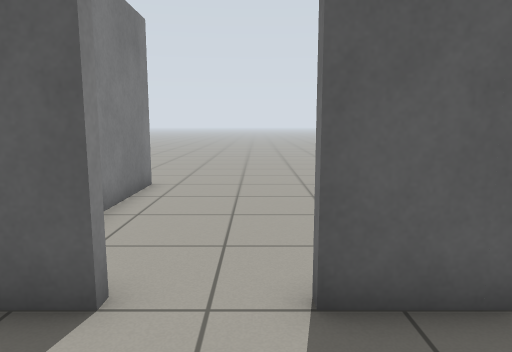
[1] (above)

20 first-person views from a walk through a robot-simulator world made for Gazebo. The camera is 0.94 m above the floor, tilts 8° down and sees 70° across. The floor is counted in squares, 0.5 m on a side. Each view is taken from the middle of a square. On the plan, view 1 faces up. The plan holds only what a view shows up to about 18 squares ahead; the rest is blank. Some stock models are drawn as simple stand-ins.

[2]
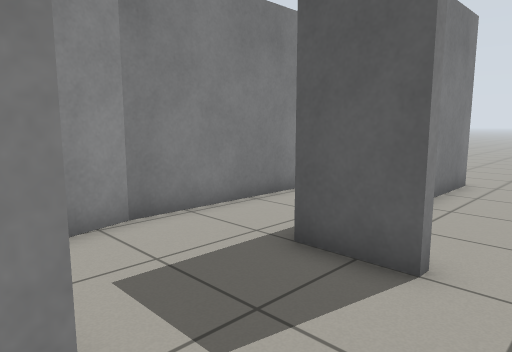

[3]
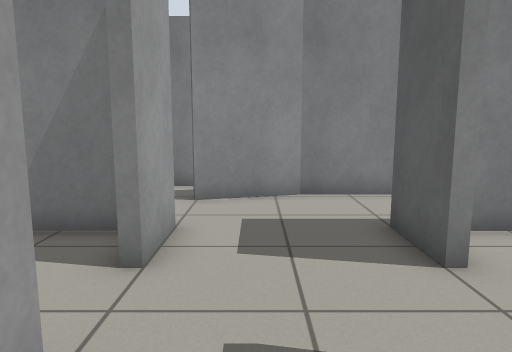

[4]
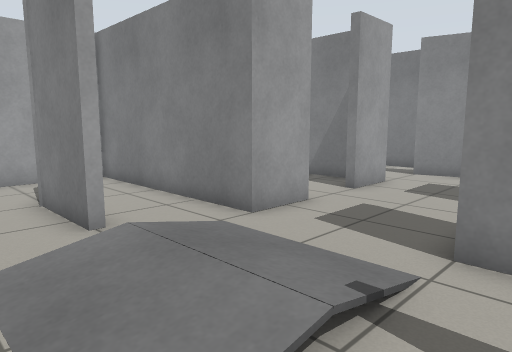

[5]
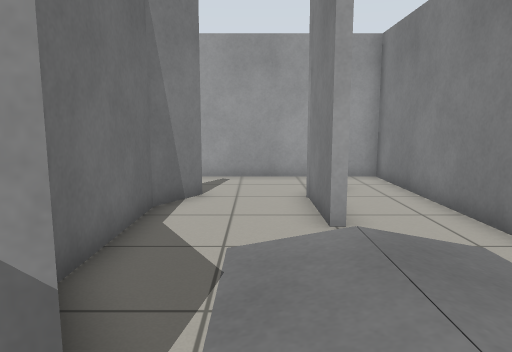

[6]
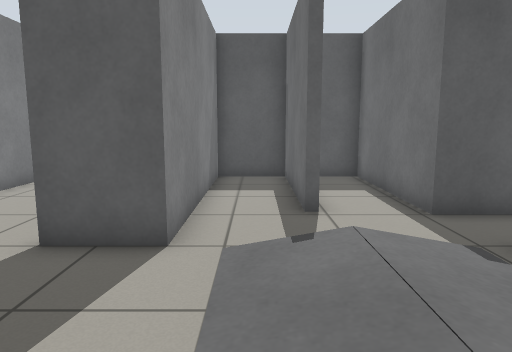

[7]
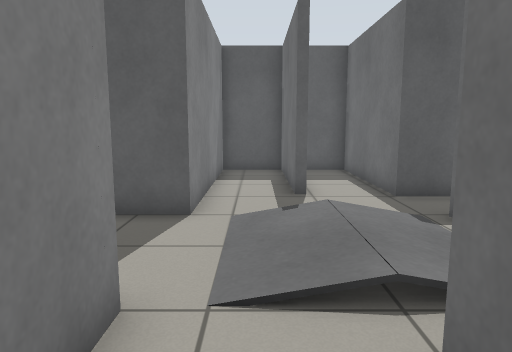

[8]
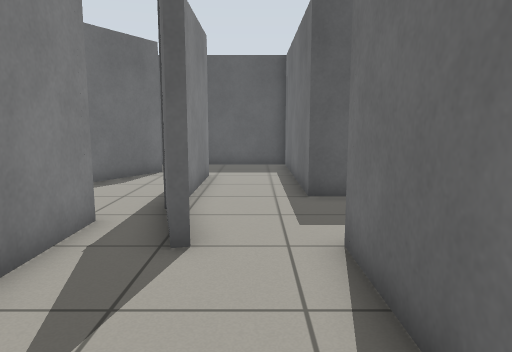

[9]
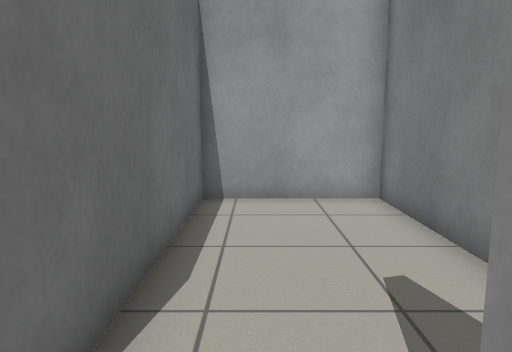

[10]
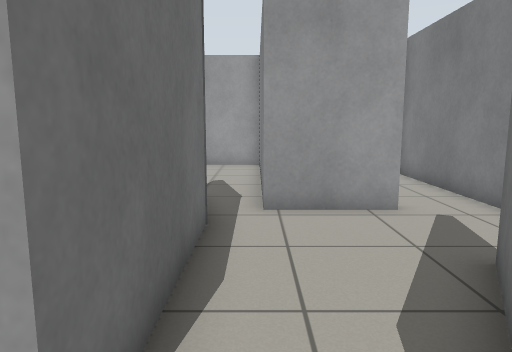

[11]
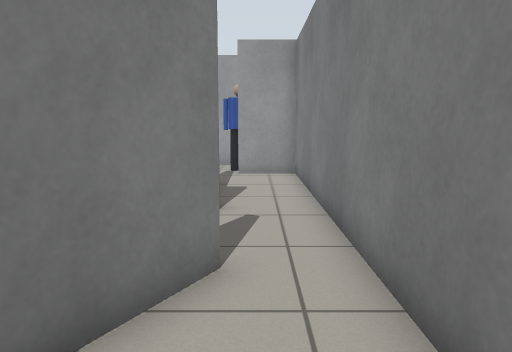

[12]
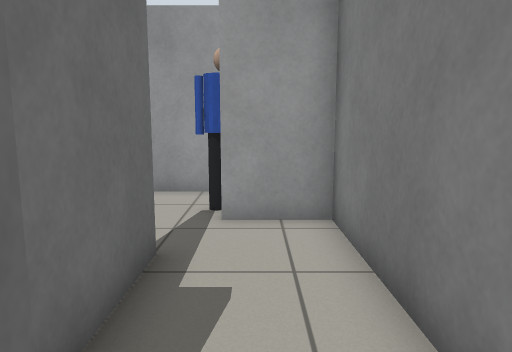

[13]
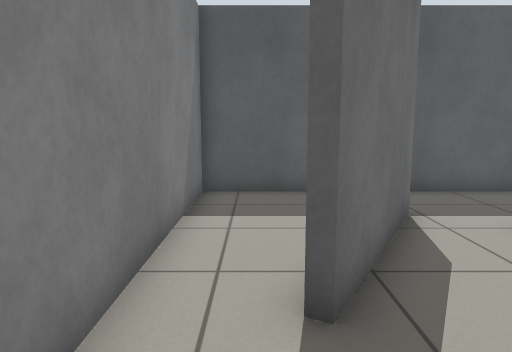

[14]
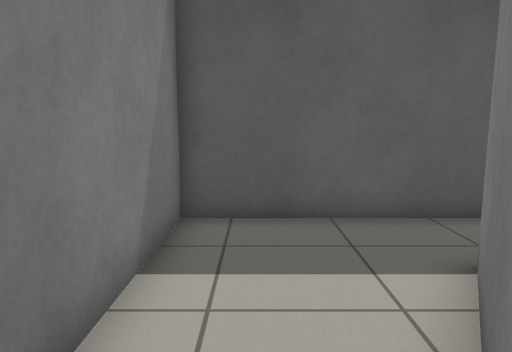

[15]
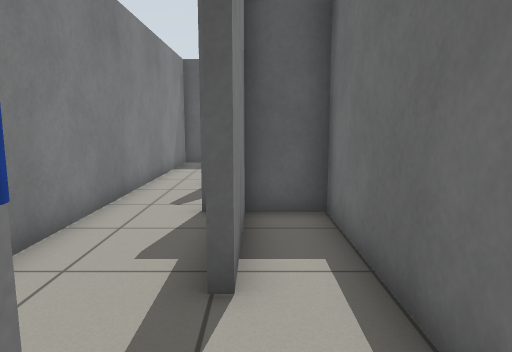

[16]
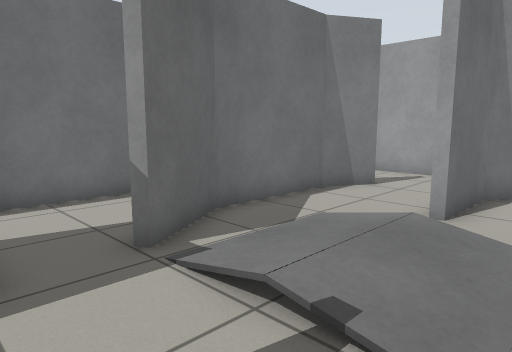

[17]
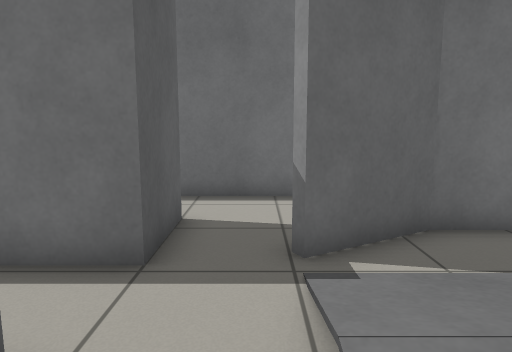

[18]
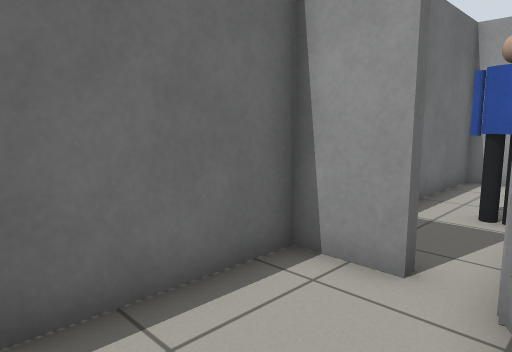

[19]
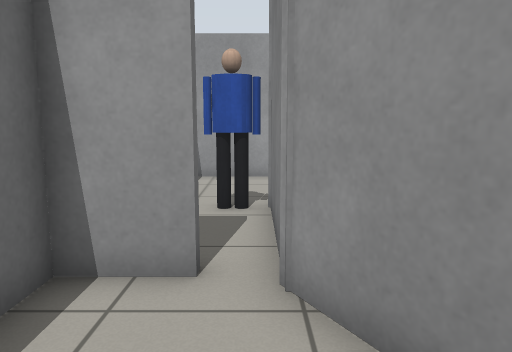

[20]
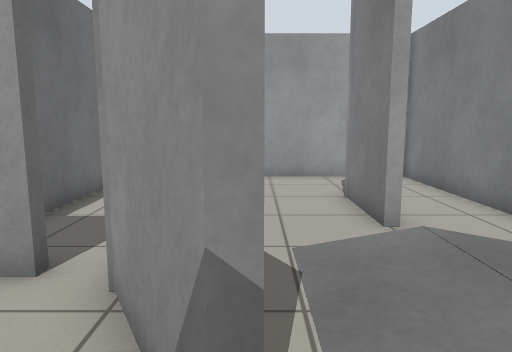

### Floor plan
Points are (right, up) in squares from view 1. A wall is a line through its corners. A room is listed if a view was taken in it or the views show most of it. See-through windows are left out.
Room 1 (views 1, 2, 8, 9)
walls: (-6.8, 2.3) (-6, -0.6); (-1.6, 3.9) (-1.6, 3.5) (-3.6, 3.5) (-3.6, 11.2) (-6.6, 11.2); (-8.2, 1) (-8.2, -8.2) (-3.6, -8.2) (-3.6, -0.5) (-1.6, -0.5) (-1.6, -0.9); (0.5, -0.5) (2.6, -0.5); (2.6, 3.5) (0.5, 3.5); (-6.7, 7.6) (-6.7, 2.1)
ways out: opening at (1.5, 1.5) to room 2; opening at (-7, 9) to room 3; opening at (-0.5, -1); opening at (-0.5, 4)
Room 2 (views 3, 4, 5, 6, 7, 16, 17, 18, 20)
walls: (2.6, -0.5) (2.6, -8.2) (9.5, -8.2); (5.1, 5.8) (5.1, 11.2) (2.6, 11.2) (2.6, 3.5); (10.3, 5.5) (7.7, 5.5) (7.7, 11.2) (6.1, 11.2); (8.4, -4.8) (9.4, -3.2) (9.4, 0.9) (8, 3.3) (8.2, 3.5) (9.1, 2); (4.9, -5.2) (5.3, -4.4) (5.3, -1.6) (5.6, -1.6) (5.6, -4.4)
ways out: opening at (1.5, 1.5) to room 1; opening at (9.3, 4) to room 5; opening at (9, -6) to room 6
Room 3 (views 10, 11, 12, 13, 14)
walls: (-11.6, 4.3) (-9, 8.7); (-11.3, 1) (-8.2, 1); (-7.1, 2) (-7.1, 7.6); (-8.7, 8.7) (-11.3, 4.1); (-6.3, -0.7) (-7, 2.1); (-10.5, -3.1) (-10.5, -0.1); (-6.6, 11.2) (-13.5, 11.2) (-13.5, -5.1) (-11.2, -5.1)
ways out: opening at (-7, 9) to room 1
Room 4 (view 15)
walls: (-11.1, -8.2) (-9, -8.2); (-10.2, -3.1) (-10.5, -3.1)
ways out: opening at (-10, -5.3)
objects: person (-12, -6) to (-11, -6)
Room 5 (view 19)
walls: (9.1, 2) (9.7, 1) (9.7, -0.4); (10.7, 0.2) (10.7, 0.7) (12.5, 0.7) (12.5, 6)
ways out: opening at (9.3, 4) to room 2; opening at (10, 0) to room 6; opening at (11.5, 6)
Room 6 (no view inside)
walls: (9.7, -0.4) (9.7, -2.1); (9.5, -8.2) (12.5, -8.2) (12.5, -2.6)
ways out: opening at (9, -6) to room 2; opening at (10, 0) to room 5
objects: person (10, -3) to (11, -3)
Room 7 (no view inside)
walls: (-8.5, -5) (-8.5, 0.7) (-10.2, 0.7) (-10.2, -3.1)

Positions as (right, up) in squares from view 1, and headings:
1: (0, 0), facing up
2: (0, -1), facing up-left
3: (3, 1), facing left
4: (8, 5), facing down-left
5: (7, 5), facing down
6: (4, -2), facing up
7: (4, -4), facing up
8: (-5, -6), facing up
9: (-5, 1), facing down
10: (-8, 9), facing down
11: (-12, 9), facing down
12: (-12, 2), facing down
13: (-12, 1), facing up
14: (-12, 4), facing up
15: (-10, -7), facing up
16: (3, 6), facing down-right
17: (3, 4), facing right
18: (9, 5), facing down-right
19: (10, 5), facing down
20: (8, 5), facing down
